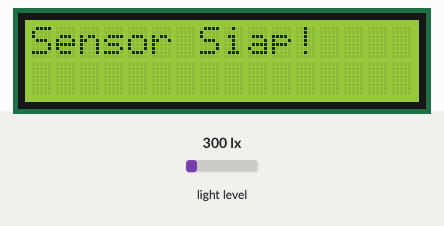
Recording of a sketch running on a simulated Arduino Uno, built with avr-gcc and run on an emulated ATmega328P. Parts: 16×2 character LCD. The inputs (shaded band) are chosen by the test bench; at power-on: light level 300 lx. What the sketch prints to the serial monitor is not drawn.

Above: at 2.1 s.
At 4.2 s:
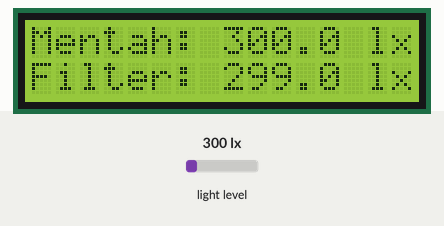
4.3 s: light level set to 40 lx
At 6.0 s:
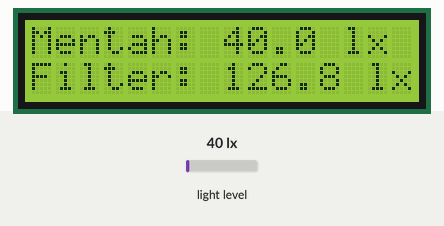
7.7 s: light level set to 500 lx
At 8.9 s:
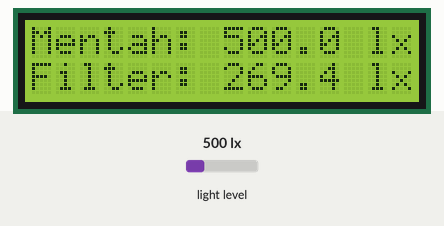
10.8 s: light level set to 1000 lx
At 16.3 s:
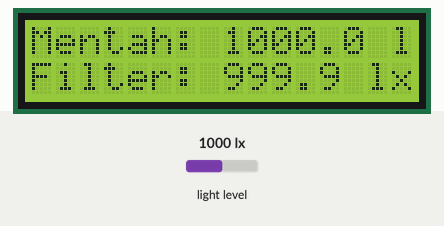
Timing chart, 0 to 17.8 s (numbered marks = the images above; inputs shaded):
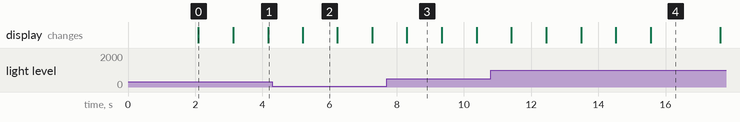

Measured:
- what the display in image 0 shows lasts 1.0 s, from 2.1 s to 3.1 s

The sketch:

System_LightSense_KF___KF___Kalman_Filter_.ino
```cpp
#include <Wire.h>
#include <BH1750.h>
#include <LiquidCrystal_I2C.h>


BH1750 lightMeter;
LiquidCrystal_I2C lcd(0x27, 16, 2);

float processNoise = 1.0;
float measurementNoise = 1.0;
float estimatedError = 1.0;
float kalmanGain = 0.0;
float currentEstimate = 0.0;

unsigned long previousMillis = 0;
const unsigned long interval = 120000;
int dataCount = 0;
const int maxData = 30;

void setup() {
  Wire.begin();
  Serial.begin(9600);

  Serial.println("No,Waktu(menit),Cahaya Mentah(lx),Cahaya Terfilter(lx)");

  lcd.init();
  lcd.backlight();
  lcd.clear();
  lcd.setCursor(0, 0);
  lcd.print("Alat Ukur Cahaya");
  delay(2000);

  if (lightMeter.begin()) {
    Serial.println("Sensor BH1750 siap");
    lcd.clear();
    lcd.print("Sensor Siap!");
    delay(1000);
  } else {
    Serial.println("Error inisialisasi BH1750!");
    lcd.clear();
    lcd.print("Error Sensor!");
    while (1);
  }
}

float applyKalmanFilter(float measurement) {
  kalmanGain = estimatedError / (estimatedError + measurementNoise);
  currentEstimate = currentEstimate + kalmanGain * (measurement - currentEstimate);
  estimatedError = (1.0 - kalmanGain) * estimatedError + abs(currentEstimate - measurement) * processNoise;
  return currentEstimate;
}

void loop() {
  unsigned long currentMillis = millis();

  float lux = lightMeter.readLightLevel();
  float filteredLux = applyKalmanFilter(lux);

  lcd.clear();
  lcd.setCursor(0, 0);
  lcd.print("Mentah: ");
  lcd.print(lux, 1);
  lcd.print(" lx");

  lcd.setCursor(0, 1);
  lcd.print("Filter: ");
  lcd.print(filteredLux, 1);
  lcd.print(" lx");

  if (currentMillis - previousMillis >= interval && dataCount < maxData) {
    previousMillis = currentMillis;
    dataCount++;

    Serial.print(dataCount);
    Serial.print(",");
    Serial.print((currentMillis / 60000));
    Serial.print(",");
    Serial.print(lux);
    Serial.print(",");
    Serial.println(filteredLux);
  }

  delay(1000);
}
```
